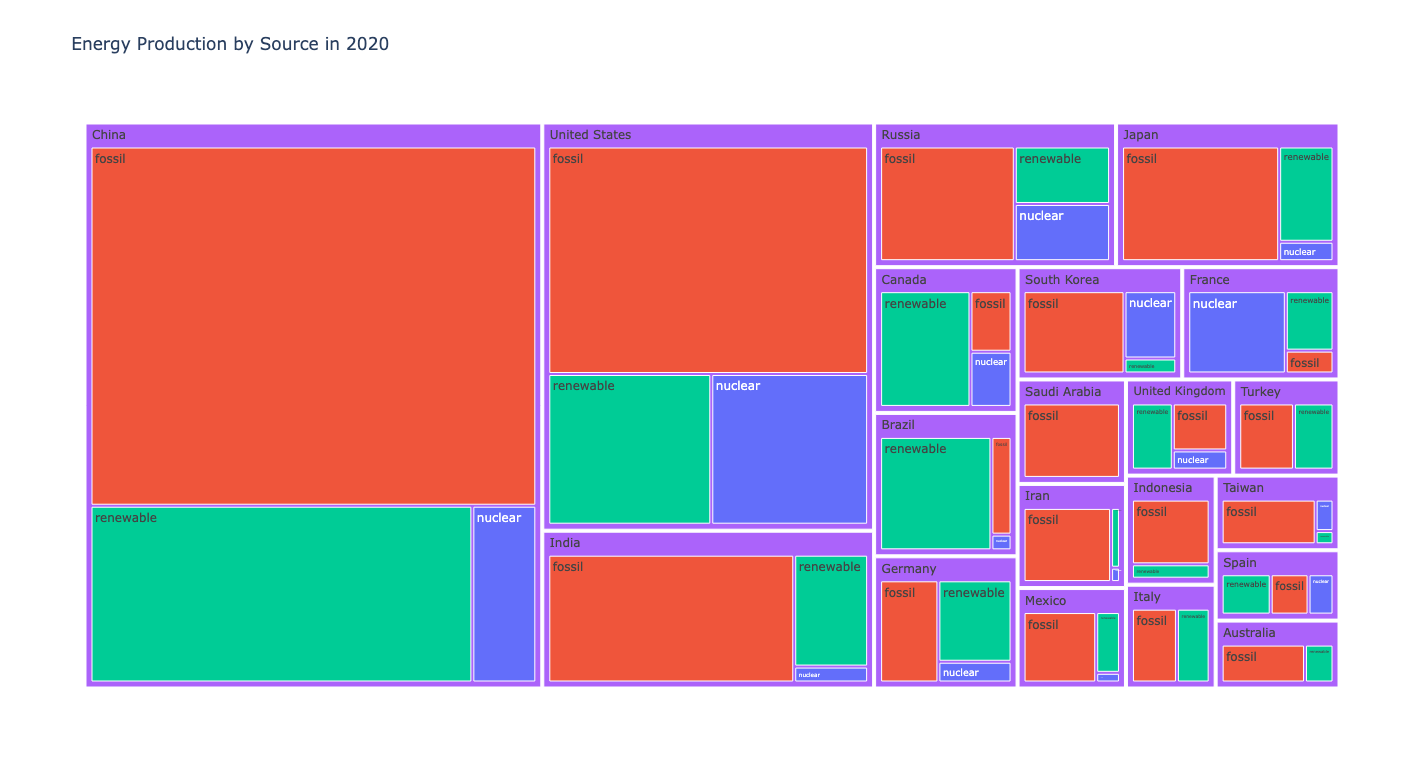

Generate this figure with Python:
import pandas as pd
from sqlalchemy import create_engine
import plotly.express as px
import kaleido


if __name__ == '__main__':


    my_conn = create_engine("mysql+mysqldb://root:password@localhost/cs_306")

    query = "SELECT * FROM Energy_Production NATURAL JOIN Countries WHERE date = 2020 ORDER by total_production DESC LIMIT 20"

    df = pd.read_sql(query, my_conn)
    df = df.sort_values('date', ascending=True)

    df = pd.melt(df, id_vars=['iso_code','total_production','name'], value_vars=['nuclear','fossil','renewable'], var_name='productiontype', value_name='production')

    fig = px.treemap(df, path=['name','productiontype'], values='production',
                     color='productiontype', hover_data=['iso_code', 'production','name'],
                     title="Energy Production by Source in 2020"

                     )
    fig.show()

    fig.write_html("EnergyProductionTreeMap.html")
